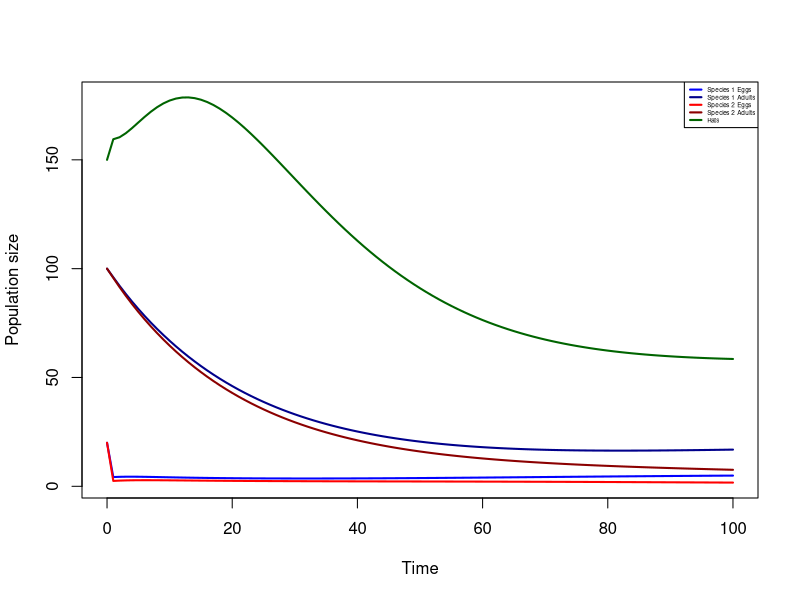
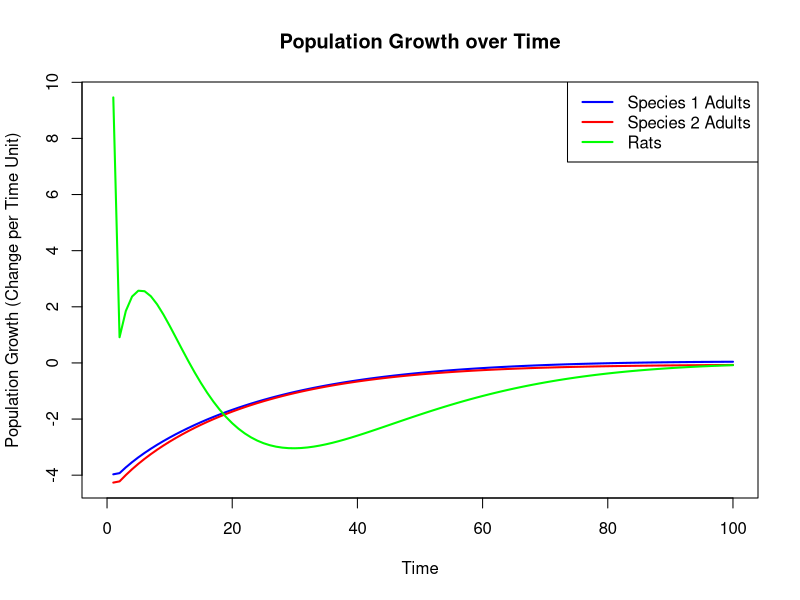
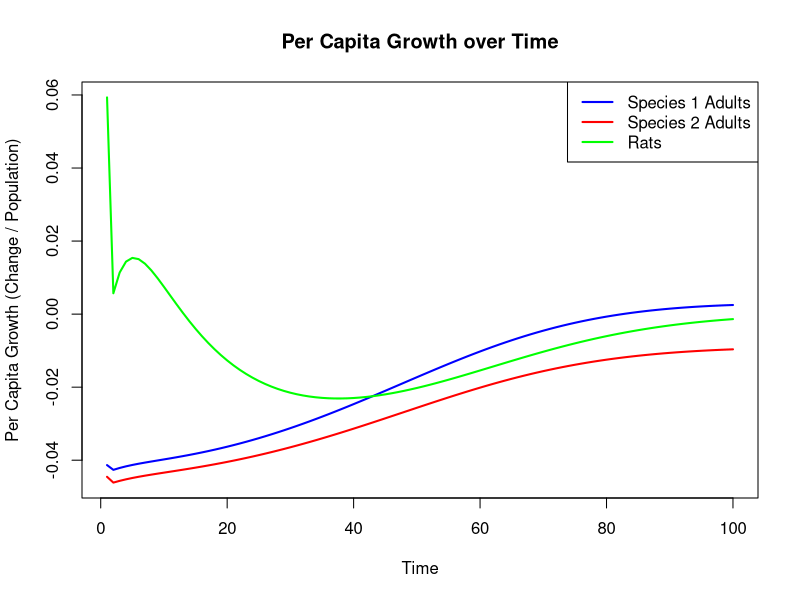
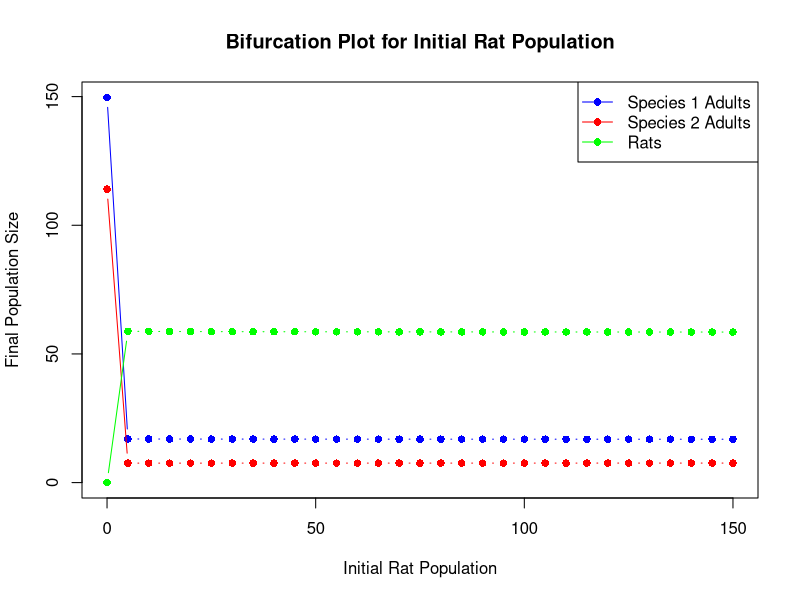
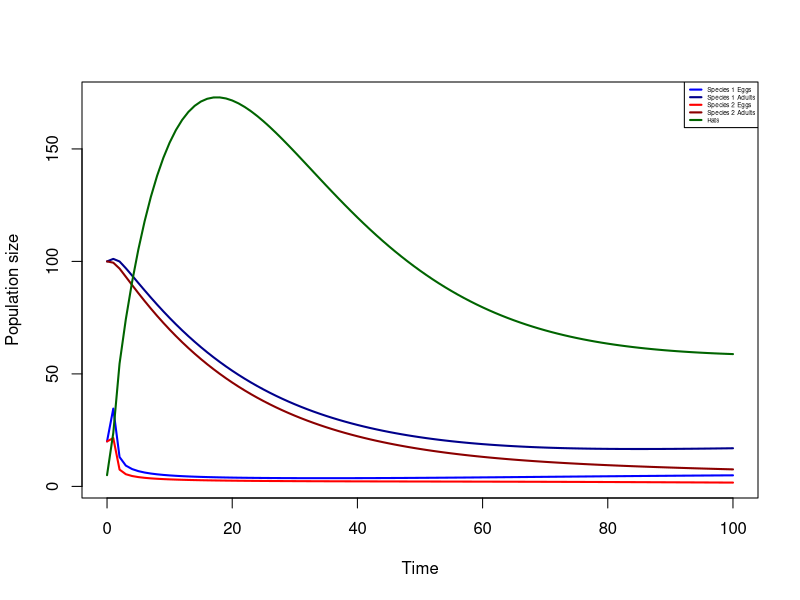
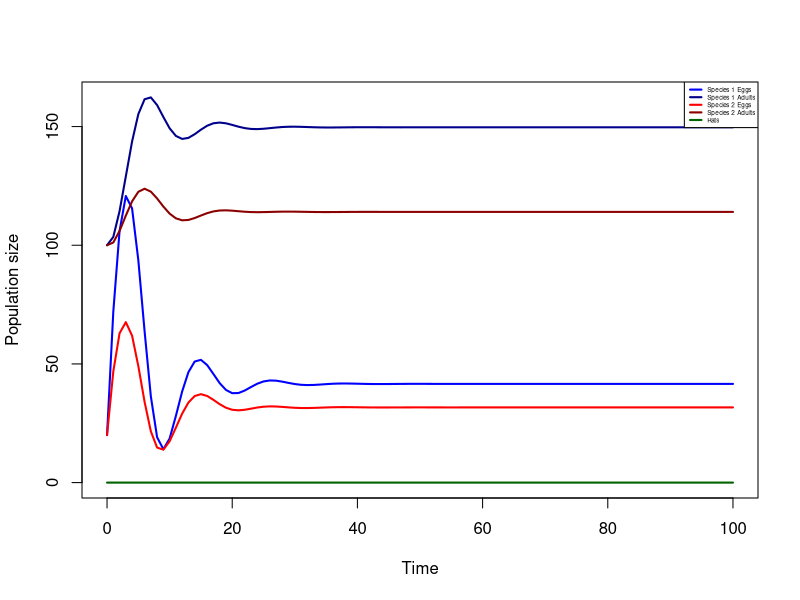
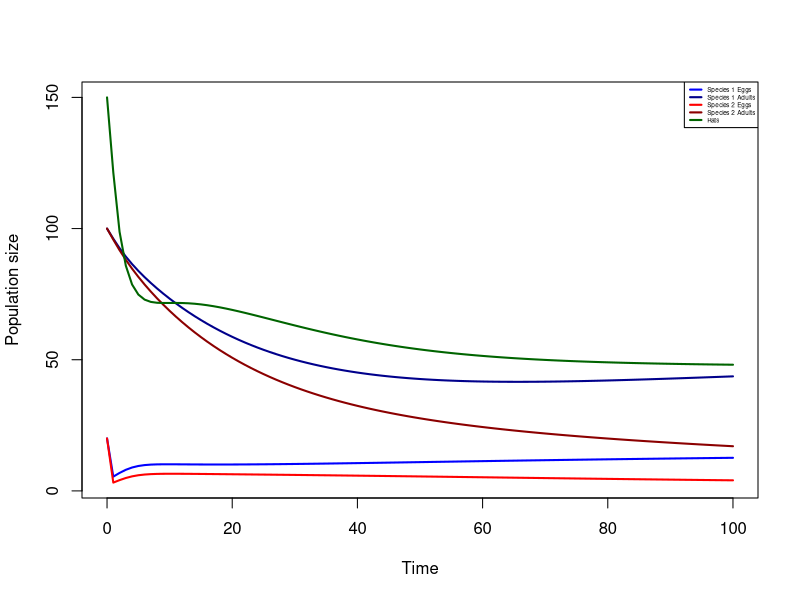
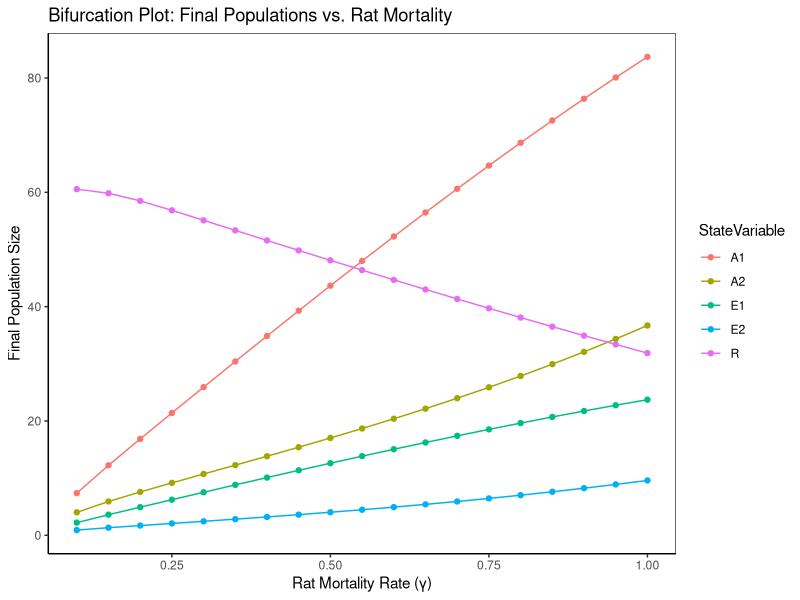

Write R code to recreate these figures, in order.
setwd("~/Library/Mobile Documents/com~apple~CloudDocs/Studium/Pop Ecology/CW2/R scripts/ competition version ")

#install these packages if not done before
#install.packages(ggplot2)
#install.packages(deSolve)

require(ggplot2)
require(deSolve) 

################## defining model via the equations from the methods section (9) (10) (11) #########################

model_stage <- function(t, state, parameters) {
  with(as.list(c(state, parameters)), {
    
    dE1 <- b1 * A1 * (1 - (A1 + alpha12 * A2) / K1) - sigma1 * E1 - beta1 * E1 * R  #equation 9 for egg stage of bird species 1
    dA1 <- sigma1 * s * E1 - m1* A1   #equation 10 for adult stage of bird species 1
    
    dE2 <- b2 * A2 * (1 - (A2 + alpha21 * A1) / K2) - sigma2 * E2 - beta2 * E2 * R #equation 9 for egg stage of bird species 2
    dA2 <- sigma2 * s * E2 - m2*A2    ##equation 10 for adult stage of bird species 2
    
    dR <- delta1 * beta1 * E1 * R + delta2 * beta2 * E2 * R - gamma * R #equation 11 for rat population R
    
    list(c(dE1, dA1, dE2, dA2, dR))
  })
}

#setting parameters for the model
parameters <- c(
  #Bird species 1
  b1      = 2.0,    #egg production rate per
  K1      = 180,    #carrying capacity 
  alpha12 = 0.2,   #competition coefficient: impact of species 2 adults on species 1
  sigma1  = 0.3,    #maturation rate 
  m1      = 0.05,    #mortality rate 
  beta1   = 0.1,  #predation rate
  
  #Bird species 2
  b2      = 1.5,    #egg production rate 
  K2      = 200,     #carrying capacity
  alpha21 = 0.5,   #competition coefficient: impact of species 1 adults on species 2
  sigma2  = 0.3,    #maturation rate 
  m2      = 0.05,    #adult mortality
  beta2   = 0.1,  #predation rate
  
  # Rat parameters
  delta1  = 0.3,    #conversion efficiency from species 1 
  delta2  = 0.3,    #conversion efficiency from species 2
  gamma   = 0.2,    #natural mortality rate of rats
  
  s       = 0.6     #survival from eggs to adult
)

#set initial numbers
state <- c(
  E1 = 20,   #initial number of eggs for species 1
  A1 = 100,   #initial number of adults for species 1
  E2 = 20,    #initial number of eggs for species 2
  A2 = 100,   #initial number of adults for species 2
  R  = 150     #initial number of rats
)


times <- seq(0, 100, by = 1)  #simulate over 100 time units


out <- ode(y = state, times = times, func = model_stage, parms = parameters) #solve differential equation with ode function





#######################plot figure 1 (time series plot with default parameters)#################


out_df <- as.data.frame(out) #convert to data frame for plotting

#look at results 
print(out_df)

#Plot the results of the model defined in lines 9-22: Eggs and adults for both bird species and rats
matplot(out_df$time, out_df[,2:6],
        type = "l", lty = 1, lwd = 2,
        xlab = "Time", ylab = "Population size",
        col = c("blue", "darkblue", "red", "darkred", "darkgreen"))
legend("topright",
       legend = c("Species 1 Eggs", "Species 1 Adults",
                  "Species 2 Eggs", "Species 2 Adults",
                  "Rats"),
       col = c("blue", "darkblue", "red", "darkred", "darkgreen"),
       lty = 1, lwd = 2, cex = 0.38)



########################plot figure 2 (population growth rate)#####################



#Calculate discrete population growth for species 1 adults (A1), species 2 adults (A2), and Rats (R)
#based on model defined above in lines 9-22
out_df$A1_growth <- c(NA, diff(out_df$A1))
out_df$A2_growth <- c(NA, diff(out_df$A2))
out_df$R_growth  <- c(NA, diff(out_df$R))

#look at resulting values 
print(out_df)

#Plot the population growth rates over time
matplot(out_df$time, out_df[, c("A1_growth", "A2_growth", "R_growth")],
        type = "l", lty = 1, lwd = 2,
        xlab = "Time", ylab = "Population Growth (Change per Time Unit)",
        col = c("blue", "red", "green"),
        main = "Population Growth over Time")
legend("topright", legend = c("Species 1 Adults", "Species 2 Adults", "Rats"),
       col = c("blue", "red", "green"), lty = 1, lwd = 2)




#########################plot figure 3 (per-capita grwoth rate)####################



#Calculate per capita growth: (growth/population). Based on model defined above in lines 9-22
out_df$A1_pc_growth <- with(out_df, ifelse(A1 > 0, A1_growth / A1, NA)) #avoid division by zero by using NA when population is 0.
out_df$A2_pc_growth <- with(out_df, ifelse(A2 > 0, A2_growth / A2, NA))
out_df$R_pc_growth  <- with(out_df, ifelse(R > 0, R_growth / R, NA))

#look at resulting values 
print(out_df)

#Remove the first row (NA) for plotting 
pc_growth_df <- out_df[-1, ]

matplot(pc_growth_df$time, pc_growth_df[, c("A1_pc_growth", "A2_pc_growth", "R_pc_growth")],
        type = "l", lty = 1, lwd = 2,
        xlab = "Time", ylab = "Per Capita Growth (Change / Population)",
        col = c("blue", "red", "green"),
        main = "Per Capita Growth over Time")
legend("topright", legend = c("Species 1 Adults", "Species 2 Adults", "Rats"),
       col = c("blue", "red", "green"), lty = 1, lwd = 2)




###################figure 4 (Bifurcation plot for initial rat population)#####################

#Range of initial rat populations R
rat_range <- seq(0, 150, by = 5)

#Store results
results <- data.frame(R_init = numeric(), A1_final = numeric(), A2_final = numeric(), R_final = numeric())

#for loop running model which has already been defined in lines 9-22 with each value of R within the defined range
for (R_init in rat_range) {
  state <- c(E1 = 20, A1 = 100, E2 = 20, A2 = 100, R = R_init)
  out <- ode(y = state, times = times, func = model_stage, parms = parameters)
  out_df <- as.data.frame(out)
  
  #store final population sizes
  results <- rbind(results, data.frame(
    R_init = R_init,
    A1_final = tail(out_df$A1, 1),
    A2_final = tail(out_df$A2, 1),
    R_final = tail(out_df$R, 1)
  ))
}

#Plot bifurcation 
plot(results$R_init, results$A1_final, type = "b", col = "blue", pch = 16, ylim = c(0, max(results$A1_final, results$A2_final, results$R_final)),
     xlab = "Initial Rat Population", ylab = "Final Population Size", main = "Bifurcation Plot for Initial Rat Population")
points(results$R_init, results$A2_final, type = "b", col = "red", pch = 16)
points(results$R_init, results$R_final, type = "b", col = "green", pch = 16)
legend("topright", legend = c("Species 1 Adults", "Species 2 Adults", "Rats"), col = c("blue", "red", "green"), pch = 16, lty = 1)



################################figure 5 (time series with initial R=5)##################################


# change initial state so that R=5
state <- c(
  E1 = 20,   # initial number of eggs for species 1
  A1 = 100,   # initial number of adults for species 1
  E2 = 20,    # initial number of eggs for species 2
  A2 = 100,   # initial number of adults for species 2
  R  = 5     # initial number of rats
)


#Solve the differential equation with ODE funtion 
out <- ode(y = state, times = times, func = model_stage, parms = parameters)

#Convert output to a data frame plotting
out_df <- as.data.frame(out)

#look at resulting values 
print(out_df)

#Plot the results
matplot(out_df$time, out_df[,2:6],
        type = "l", lty = 1, lwd = 2,
        xlab = "Time", ylab = "Population size",
        col = c("blue", "darkblue", "red", "darkred", "darkgreen"))
legend("topright",
       legend = c("Species 1 Eggs", "Species 1 Adults",
                  "Species 2 Eggs", "Species 2 Adults",
                  "Rats"),
       col = c("blue", "darkblue", "red", "darkred", "darkgreen"),
       lty = 1, lwd = 2, cex = 0.38)



#################################figure 6 (time series with initial R=0)################################


# change initial state so that R=0
state <- c(
  E1 = 20,   # initial number of eggs for species 1
  A1 = 100,   # initial number of adults for species 1
  E2 = 20,    # initial number of eggs for species 2
  A2 = 100,   # initial number of adults for species 2
  R  = 0     # initial number of rats
)



# Solve differential equation with ODE function 
out <- ode(y = state, times = times, func = model_stage, parms = parameters)

# Convert output to data frame for plotting
out_df <- as.data.frame(out)

#look at resulting values 
print(out_df)



# Plot the results: Eggs and adults for both bird species and rats
matplot(out_df$time, out_df[,2:6],
        type = "l", lty = 1, lwd = 2,
        xlab = "Time", ylab = "Population size",
        col = c("blue", "darkblue", "red", "darkred", "darkgreen"))
legend("topright",
       legend = c("Species 1 Eggs", "Species 1 Adults",
                  "Species 2 Eggs", "Species 2 Adults",
                  "Rats"),
       col = c("blue", "darkblue", "red", "darkred", "darkgreen"),
       lty = 1, lwd = 2, cex = 0.38)





###############################figure 7 (time series with rat mortality 0.5)########################


parameters <- c(
  #Bird species 1
  b1      = 2.0,    #egg production rate per
  K1      = 180,    #carrying capacity 
  alpha12 = 0.2,   #competition coefficient: impact of species 2 adults on species 1
  sigma1  = 0.3,    #maturation rate 
  m1      = 0.05,    #mortality rate 
  beta1   = 0.1,  #predation rate
  
  #Bird species 2
  b2      = 1.5,    #egg production rate 
  K2      = 200,     #carrying capacity
  alpha21 = 0.5,   #competition coefficient: impact of species 1 adults on species 2
  sigma2  = 0.3,    #maturation rate 
  m2      = 0.05,    #adult mortality
  beta2   = 0.1,  #predation rate
  
  # Rat parameters
  delta1  = 0.3,    #conversion efficiency from species 1 
  delta2  = 0.3,    #conversion efficiency from species 2
  gamma   = 0.5,    #natural mortality rate of rats
  
  s       = 0.6     #survival from eggs to adult
)

#set initial numbers back to R=150
state <- c(
  E1 = 20,   
  A1 = 100,   
  E2 = 20,    
  A2 = 100,
  R  = 150
)


# Solve differential equation with ODE function 
out <- ode(y = state, times = times, func = model_stage, parms = parameters)

# Convert output to data frame for plotting
out_df <- as.data.frame(out)

#look at resulting values 
print(out_df)



# Plot the results: Eggs and adults for both bird species and rats
matplot(out_df$time, out_df[,2:6],
        type = "l", lty = 1, lwd = 2,
        xlab = "Time", ylab = "Population size",
        col = c("blue", "darkblue", "red", "darkred", "darkgreen"))
legend("topright",
       legend = c("Species 1 Eggs", "Species 1 Adults",
                  "Species 2 Eggs", "Species 2 Adults",
                  "Rats"),
       col = c("blue", "darkblue", "red", "darkred", "darkgreen"),
       lty = 1, lwd = 2, cex = 0.38)


##########################figure 8 (bifurcation plot for varying rat mortality)#####################


#Define a range for rat mortality (gamma) 
gamma_values <- seq(0.1, 1.0, by = 0.05)

#empty data frame to store results in 
results <- data.frame(
  gamma = gamma_values,
  E1_final = NA,
  A1_final = NA,
  E2_final = NA,
  A2_final = NA,
  R_final  = NA
)

# Loop over the gamma values, run the simulation based on model defined in 
#lines 9-22, and record the final state variables
for (i in seq_along(gamma_values)) {
  params_temp <- parameters
  params_temp["gamma"] <- gamma_values[i]
  
  out <- ode(y = state, times = times, func = model_stage, parms = params_temp)
  out_df <- as.data.frame(out)
  
  # Record final values (last row of the output)
  final_row <- tail(out_df, 1)
  results$E1_final[i] <- final_row$E1
  results$A1_final[i] <- final_row$A1
  results$E2_final[i] <- final_row$E2
  results$A2_final[i] <- final_row$A2
  results$R_final[i]  <- final_row$R
}

# Create a long-format data frame for plotting
# For each gamma, repeat the gamma value for each state variable.
results_long <- data.frame(
  gamma = rep(results$gamma, times = 5),
  StateVariable = rep(c("E1", "A1", "E2", "A2", "R"), each = nrow(results)),
  FinalValue = c(results$E1_final, results$A1_final, results$E2_final, results$A2_final, results$R_final)
)

#Create the bifurcation plot 
ggplot(results_long, aes(x = gamma, y = FinalValue, color = StateVariable)) +
  geom_line() +
  geom_point() +
  labs(x = "Rat Mortality Rate (γ)",
       y = "Final Population Size",
       title = "Bifurcation Plot: Final Populations vs. Rat Mortality") +
  theme_bw()+
  theme(
    panel.grid = element_blank(), 
    axis.line = element_line(color = "black") 
  )


###################################Table 1 (testing statistical significance of linear fitted model)############



# Fit a linear model for A1 vs. gamma
lm_A1 <- lm(A1_final ~ gamma, data = results)
summary(lm_A1) #give out result

# Fit a linear model for A2 vs. gamma
lm_A2 <- lm(A2_final ~ gamma, data =results)
summary(lm_A2)

# Fit a linear model for E1 vs. gamma
lm_E1 <- lm(E1_final ~ gamma, data =results)
summary(lm_E1)

# Fit a linear model for E2 vs. gamma
lm_E2 <- lm(E2_final ~ gamma, data =results)
summary(lm_E2)

# Fit a linear model for R vs. gamma
lm_R <- lm(R_final ~ gamma, data =results)
summary(lm_R)



#################################figure 9 (isocline plot)################################


#Define parameters
K1 <- 180         # carrying capacity for species 1 
K2 <- 200         # carrying capacity for species 2 
alpha12 <- 0.2    # effect of species 2 on species 1
alpha21 <- 0.5    # effect of species 1 on species 2

#Create a sequence for A2 for the blue isocline: from 0 to K1/alpha12 = 900
A2_vals <- seq(0, K1/alpha12, length.out = 100)
# Blue isocline: A1 = K1 - alpha12 * A2
A1_iso1 <- K1 - alpha12 * A2_vals

#For the red isocline, valid for A2 in [0, K2] (0 to 200)
A2_vals2 <- seq(0, K2, length.out = 100)
# Red isocline: A1 = (K2 - A2) / alpha21
A1_iso2 <- (K2 - A2_vals2) / alpha21

# Plot the isoclines,
plot(A2_vals, A1_iso1, type = "l", col = "blue", lwd = 2,
     xlab = "Species 2 Adult Population (A2)",
     ylab = "Species 1 Adult Population (A1)",
     xlim = c(0, 900),   # extend x-axis to show blue isocline intersection at A2 = 900
     ylim = c(0, 450),   # extend y-axis to show red isocline intersection at A1 = 400
     main = "Isocline Plot for Bird Species Competition")
lines(A2_vals2, A1_iso2, col = "red", lwd = 2)
abline(h = 0, v = 0, col = "gray", lty = 2)  # add reference lines at 0
legend("topright", legend = c(expression(A[1] + alpha[12]*A[2] == K[1]),
                              expression(A[2] + alpha[21]*A[1] == K[2])),
       col = c("blue", "red"), lwd = 2)





##########################figure 10 (bifurcation plot for varying alpha12)##############################

#set parameters back to default 
parameters <- c(
  #Bird species 1
  b1      = 2.0,    #egg production rate per
  K1      = 180,    #carrying capacity 
  alpha12 = 0.2,   #competition coefficient: impact of species 2 adults on species 1
  sigma1  = 0.3,    #maturation rate 
  m1      = 0.05,    #mortality rate 
  beta1   = 0.1,  #predation rate
  
  #Bird species 2
  b2      = 1.5,    #egg production rate 
  K2      = 200,     #carrying capacity
  alpha21 = 0.5,   #competition coefficient: impact of species 1 adults on species 2
  sigma2  = 0.3,    #maturation rate 
  m2      = 0.05,    #adult mortality
  beta2   = 0.1,  #predation rate
  
  # Rat parameters
  delta1  = 0.3,    #conversion efficiency from species 1 
  delta2  = 0.3,    #conversion efficiency from species 2
  gamma   = 0.2,    #natural mortality rate of rats
  
  s       = 0.6     #survival from eggs to adult
)


# Define range for varying alpha12 (competition from species 2 to species 1)
alpha12_values <- seq(0, 1, by = 0.1)

#empty data frame to store results
results <- data.frame(alpha12 = alpha12_values, E1_final = NA, A1_final = NA, E2_final = NA, A2_final = NA, R_final = NA)

#for loop over varying alpha12 running simulationss of the model defined in lines 9-22
for (i in 1:length(alpha12_values)) {
  params_temp <- parameters
  params_temp["alpha12"] <- alpha12_values[i]  # Update alpha12 while keeping alpha21 constant
  
  out <- ode(y = state, times = times, func = model_stage, parms = params_temp)
  out_df <- as.data.frame(out)
  
  #store final population values
  final_row <- tail(out_df, 1)
  results$E1_final[i] <- final_row$E1
  results$A1_final[i] <- final_row$A1
  results$E2_final[i] <- final_row$E2
  results$A2_final[i] <- final_row$A2
  results$R_final[i]  <- final_row$R
}

#Convert results to long format for plotting
results_long <- data.frame(
  alpha12 = rep(results$alpha12, times = 5),
  StateVariable = rep(c("E1", "A1", "E2", "A2", "R"), each = length(alpha12_values)),
  FinalValue = c(results$E1_final, results$A1_final, results$E2_final, results$A2_final, results$R_final)
)

#Plot: Final population vs competition coefficient alpha12
ggplot(results_long, aes(x = alpha12, y = FinalValue, color = StateVariable)) +
  geom_line() +
  geom_point() +
  labs(x = "Competition Coefficient α12",
       y = "Final Population Size",
       title = "Effect of α12 (Competition from Species 2 on Species 1)") +
  theme_bw() +  # White background with black border
  theme(
    panel.grid = element_blank(),  
    axis.line = element_line(color = "black") 
  )



######################figure 11 (bifurcation plot for varying alpha21)##########################


# Define range for varying alpha12 (competition from species 2 to species 1)
alpha21_values <- seq(0, 1, by = 0.1)

#emtpty  data frame to store results
results <- data.frame(alpha21 = alpha21_values, E1_final = NA, A1_final = NA, E2_final = NA, A2_final = NA, R_final = NA)

#for Loop over varying alpha12 simulating the model defined in lines 9-22
for (i in 1:length(alpha21_values)) {
  params_temp <- parameters
  params_temp["alpha21"] <- alpha21_values[i]  # Update alpha12 while keeping alpha21 constant
  
  out <- ode(y = state, times = times, func = model_stage, parms = params_temp)
  out_df <- as.data.frame(out)
  
  #Store final population values
  final_row <- tail(out_df, 1)
  results$E1_final[i] <- final_row$E1
  results$A1_final[i] <- final_row$A1
  results$E2_final[i] <- final_row$E2
  results$A2_final[i] <- final_row$A2
  results$R_final[i]  <- final_row$R
}

#convert results to long format for plotting
results_long <- data.frame(
  alpha21 = rep(results$alpha21, times = 5),
  StateVariable = rep(c("E1", "A1", "E2", "A2", "R"), each = length(alpha21_values)),
  FinalValue = c(results$E1_final, results$A1_final, results$E2_final, results$A2_final, results$R_final)
)

# Plot: Final population vs competition coefficient alpha21
ggplot(results_long, aes(x = alpha21, y = FinalValue, color = StateVariable)) +
  geom_line() +
  geom_point() +
  labs(x = "Competition Coefficient α21",
       y = "Final Population Size",
       title = "Effect of α21 ") +
  theme_bw() +
  theme(
    panel.grid = element_blank(), 
    axis.line = element_line(color = "black") 
  )




###########################figure 12 (interplay between gamma and alpha12)############################


#define ranges for rat mortality (gamma) and competition coefficient (alpha21)
gamma_values   <- seq(0, 1.0, length.out = 20)  # x-axis values
alpha21_values <- seq(0, 1.0, length.out = 20)    # y-axis values

# Create a grid of parameter combinations
results <- expand.grid(gamma = gamma_values, alpha21 = alpha21_values)
results$A2_final <- NA  # final population of species 2 adults

#for loop over each combination and simulate the model defined in lines 9-22
for (i in 1:nrow(results)) {
  params_temp <- parameters
  params_temp["gamma"]   <- results$gamma[i]
  params_temp["alpha21"] <- results$alpha21[i]
  
  out <- ode(y = state, times = times, func = model_stage, parms = params_temp)
  out_df <- as.data.frame(out)
  
  # Record the final species 2 adult population (A2) at time = 100
  results$A2_final[i] <- tail(out_df$A2, 1)
}

#put in long format data frame for plotting
results_long <- data.frame(
  gamma = rep(results$gamma, times = 1),
  alpha21 = results$alpha21,
  A2_final = results$A2_final
)

#plot the heatmap
ggplot(results_long, aes(x = gamma, y = alpha21, fill = A2_final)) +
  geom_tile() +
  scale_fill_gradient(name = "Final A2", low = "white", high = "red") +
  labs(x = expression("Rat Mortality (" * gamma * ")"),
       y = expression("Competition Coefficient (" * alpha[21] * ")"),
       title = "Heatmap: Final Species 2 Adults vs. Rat Mortality and " ~ alpha[21]) +
  theme_bw()




###########################figure 13 (interplay between gamma and alpha21)############################


#Define the range for rat mortality (gamma) and competition coefficient (alpha12)
gamma_values   <- seq(0.1, 1.0, length.out = 20)   # rat mortality on x-axis
alpha12_values <- seq(0.1, 0.5, length.out = 20)       # alpha12 on y-axis

#Create a grid of parameter combinations
results <- expand.grid(gamma = gamma_values, alpha12 = alpha12_values)
results$A1_final <- NA  # final population of Species 1 adults

#for Loop over each combination and simulate the model as defined in lines 9-11
for (i in 1:nrow(results)) {
  params_temp <-parameters
  params_temp["gamma"]   <- results$gamma[i]
  params_temp["alpha12"] <- results$alpha12[i]
  
  out <- ode(y = state, times = times, func = model_stage, parms = params_temp)
  out_df <- as.data.frame(out)
  
  # Record final Species 1 adult population at time = 100
  results$A1_final[i] <- tail(out_df$A1, 1)
}

#put in long format data frame for plotting
results_long <- data.frame(
  gamma = results$gamma,
  alpha12 = results$alpha12,
  A1_final = results$A1_final
)

#plot the heatmap
ggplot(results_long, aes(x = gamma, y = alpha12, fill = A1_final)) +
  geom_tile() +
  scale_fill_gradient(name = "Final A1", low = "white", high = "red") +
  labs(x = expression("Rat Mortality (" * gamma * ")"),
       y = expression("Competition Coefficient (" * alpha[12] * ")"),
       title = "Heatmap: Final Species 1 Adults vs. Rat Mortality and " ~ alpha[12]) +
  theme_bw()
